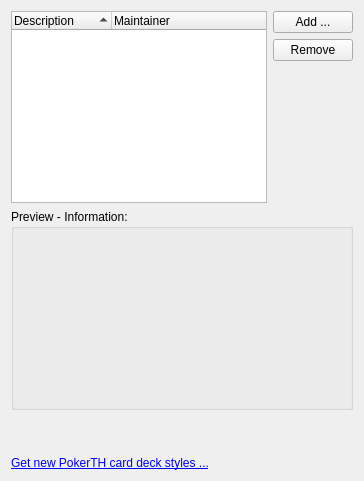
           <widget class="QWidget" name="tab_4">
            <attribute name="title">
             <string>Card Deck</string>
            </attribute>
            <layout class="QGridLayout" name="gridLayout_14">
             <item row="0" column="1">
              <layout class="QVBoxLayout" name="verticalLayout_2">
               <item>
                <widget class="QPushButton" name="pushButton_addCardDeckStyle">
                 <property name="text">
                  <string>Add ...</string>
                 </property>
                </widget>
               </item>
               <item>
                <widget class="QPushButton" name="pushButton_removeCardDeckStyle">
                 <property name="text">
                  <string>Remove</string>
                 </property>
                </widget>
               </item>
               <item>
                <spacer name="verticalSpacer_333">
                 <property name="orientation">
                  <enum>Qt::Vertical</enum>
                 </property>
                 <property name="sizeHint" stdset="0">
                  <size>
                   <width>20</width>
                   <height>17</height>
                  </size>
                 </property>
                </spacer>
               </item>
              </layout>
             </item>
             <item row="1" column="0" colspan="2">
              <widget class="QGroupBox" name="groupBox_14">
               <property name="minimumSize">
                <size>
                 <width>0</width>
                 <height>170</height>
                </size>
               </property>
               <property name="title">
                <string>Preview - Information:</string>
               </property>
               <layout class="QGridLayout" name="gridLayout_16">
                <item row="0" column="0">
                 <widget class="QLabel" name="label_cardDeckStylePreview">
                  <property name="minimumSize">
                   <size>
                    <width>160</width>
                    <height>120</height>
                   </size>
                  </property>
                  <property name="text">
                   <string/>
                  </property>
                 </widget>
                </item>
                <item row="0" column="1">
                 <widget class="QLabel" name="label_cardDeckStyleInfo">
                  <property name="minimumSize">
                   <size>
                    <width>0</width>
                    <height>160</height>
                   </size>
                  </property>
                  <property name="styleSheet">
                   <string notr="true">QObject {font: 14px}</string>
                  </property>
                  <property name="text">
                   <string/>
                  </property>
                  <property name="textFormat">
                   <enum>Qt::RichText</enum>
                  </property>
                  <property name="alignment">
                   <set>Qt::AlignLeading|Qt::AlignLeft|Qt::AlignTop</set>
                  </property>
                 </widget>
                </item>
               </layout>
              </widget>
             </item>
             <item row="3" column="0" colspan="2">
              <widget class="QLabel" name="label_56">
               <property name="text">
                <string>&lt;!DOCTYPE HTML PUBLIC &quot;-//W3C//DTD HTML 4.0//EN&quot; &quot;http://www.w3.org/TR/REC-html40/strict.dtd&quot;&gt;
&lt;html&gt;&lt;head&gt;&lt;meta name=&quot;qrichtext&quot; content=&quot;1&quot; /&gt;&lt;style type=&quot;text/css&quot;&gt;
p, li { white-space: pre-wrap; }
&lt;/style&gt;&lt;/head&gt;&lt;body&gt;
&lt;p style=&quot; margin-top:0px; margin-bottom:0px; margin-left:0px; margin-right:0px; -qt-block-indent:0; text-indent:0px;&quot;&gt;&lt;a href=&quot;https://cdstyles.pokerth.net/&quot;&gt;&lt;span style=&quot; text-decoration: underline; color:#0000ff;&quot;&gt;Get new PokerTH card deck styles ...&lt;/span&gt;&lt;/a&gt;&lt;/p&gt;&lt;/body&gt;&lt;/html&gt;</string>
               </property>
               <property name="openExternalLinks">
                <bool>true</bool>
               </property>
              </widget>
             </item>
             <item row="0" column="0">
              <widget class="QTreeWidget" name="treeWidget_cardDeckStyles">
               <property name="indentation">
                <number>5</number>
               </property>
               <property name="rootIsDecorated">
                <bool>false</bool>
               </property>
               <property name="itemsExpandable">
                <bool>false</bool>
               </property>
               <property name="sortingEnabled">
                <bool>true</bool>
               </property>
               <property name="allColumnsShowFocus">
                <bool>true</bool>
               </property>
               <attribute name="headerShowSortIndicator" stdset="0">
                <bool>true</bool>
               </attribute>
               <column>
                <property name="text">
                 <string>Description</string>
                </property>
               </column>
               <column>
                <property name="text">
                 <string>Maintainer</string>
                </property>
               </column>
              </widget>
             </item>
             <item row="2" column="0">
              <spacer name="verticalSpacer_18">
               <property name="orientation">
                <enum>Qt::Vertical</enum>
               </property>
               <property name="sizeHint" stdset="0">
                <size>
                 <width>20</width>
                 <height>40</height>
                </size>
               </property>
              </spacer>
             </item>
            </layout>
           </widget>
